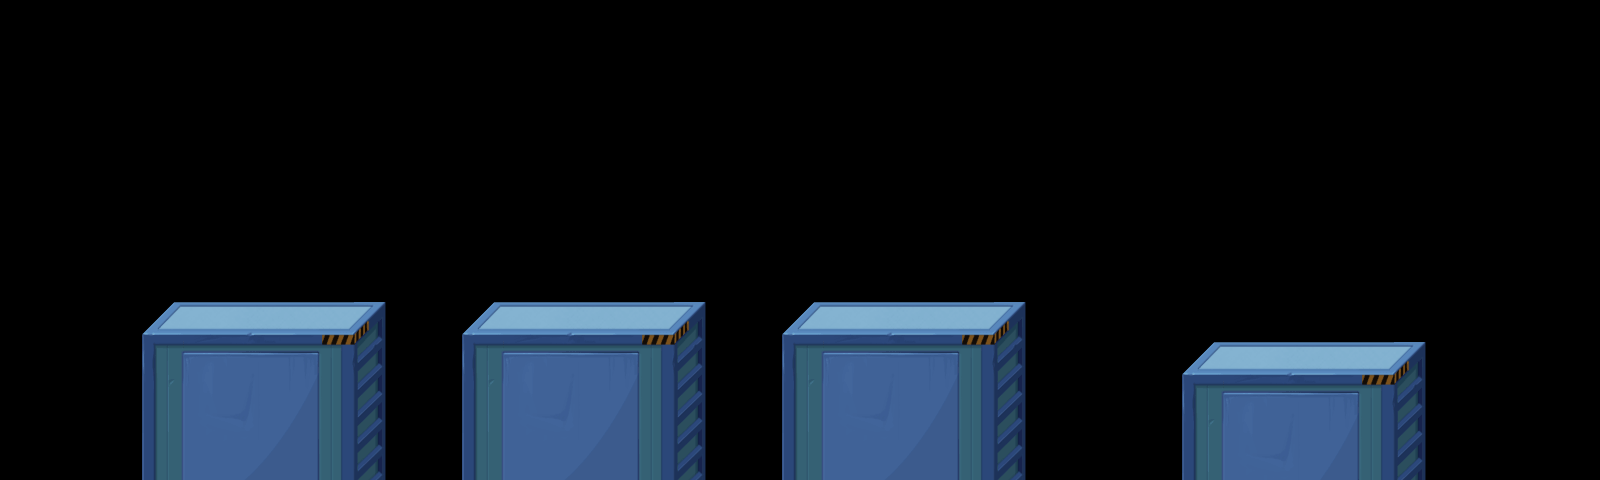

This game map was drawn from its Tiled (.tmx) file and the tilesets committed beside it. A one-line description and the trimmed map source follow:
An orthogonal 40x12 tile map with 40x40 px tiles, 1 tile layer (show2), 1 hidden layer not drawn and 15 objects.

<map version="1.0" orientation="orthogonal" width="40" height="12" tilewidth="40" tileheight="40">
 <tileset firstgid="1" name="main" tilewidth="40" tileheight="40">
  <image source="main.png" width="280" height="240" />
 </tileset>
 <layer name="show2" width="40" height="12">
  <data>[480 cells, 133 non-empty, 35 distinct tile ids]</data>
 </layer>
 <layer name="show1" width="40" height="12" visible="0">
  <data>[480 cells, 0 non-empty, 0 distinct tile ids]</data>
 </layer>
 <objectgroup name="collision" width="40" height="12">
  <object x="160" y="320" width="200" height="160" />
  <object x="480" y="320" width="200" height="160" />
  <object x="800" y="320" width="200" height="160" />
  <object x="1200" y="360" width="200" height="120" />
 </objectgroup>
 <objectgroup name="items" width="40" height="12">
  <object x="360" y="240" />
  <object x="400" y="200" />
  <object x="440" y="200" />
  <object x="480" y="200" />
  <object x="520" y="240" />
  <object x="680" y="240" />
  <object x="720" y="200" />
  <object x="760" y="200" />
  <object x="800" y="200" />
  <object x="840" y="240" />
 </objectgroup>
 <objectgroup name="enemy" width="40" height="12">
  <object x="1320" y="160" />
 </objectgroup>
</map>
